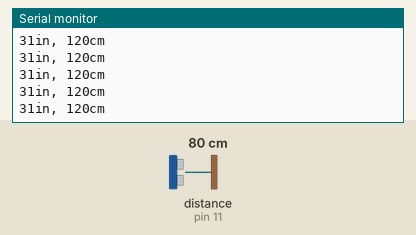
Bench run of a sketch on a simulated Arduino Uno, built with avr-gcc and run on an emulated ATmega328P. Shown: the last lines printed to the serial monitor. Wiring (inferred from the names in the program): ultrasonic range finder: trigger pin 12; echo pin 11. The test bench sets the inputs (shaded band); at power-on: distance to the obstacle (sensor on pin 11) 80 cm. The echo pulse lasts 58.3 µs per cm.

Above: at 1.2 s.
1.3 s: distance to the obstacle (sensor on pin 11) set to 60 cm
At 1.38 s:
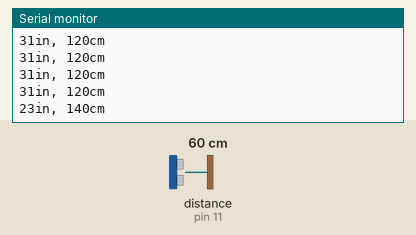
4.3 s: distance to the obstacle (sensor on pin 11) set to 2 cm
At 4.3 s:
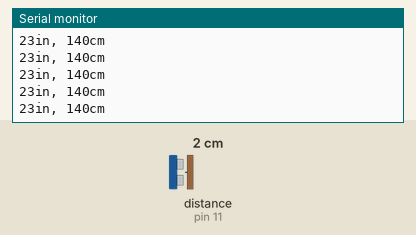
5.8 s: distance to the obstacle (sensor on pin 11) set to 299 cm
At 5.83 s:
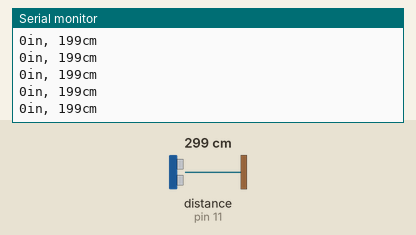
Timing chart, 0 to 8.8 s (numbered marks = the images above; inputs shaded):
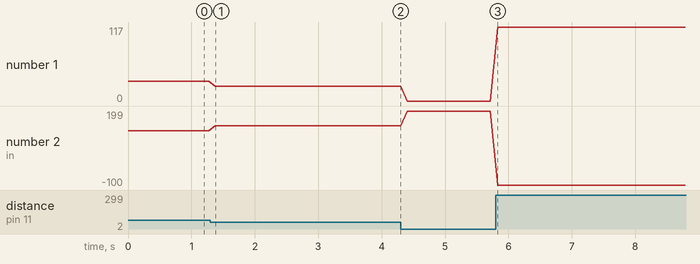

The sketch:

Height_at_200cms.ino
```cpp
const int trigPin = 12;

const int echoPin = 11;


void setup() {

Serial.begin(9600);}

void loop()

{

long duration, inches, cm;

pinMode(trigPin, OUTPUT);

digitalWrite(trigPin, LOW);

delayMicroseconds(2);

digitalWrite(trigPin, HIGH);

delayMicroseconds(10);

digitalWrite(trigPin, LOW);

pinMode(echoPin, INPUT);

duration = pulseIn(echoPin, HIGH);

inches = microsecondsToInches(duration);

cm = microsecondsToCentimeters(duration);
cm=200-cm; // place here your distance sensor height

Serial.print(inches);

Serial.print("in, ");

Serial.print(cm);

Serial.print("cm");

Serial.println();

delay(100);

}

long microsecondsToInches(long microseconds)

{return microseconds / 74 / 2;

}

long microsecondsToCentimeters(long microseconds)

{return microseconds / 29 / 2;}
```

Measured:
- after the input at 1.3 s, the serial monitor: prints a new line after 0.08 s (image 1)
- plotted number 1: 31 → 23 after the input at 1.3 s, 23 → 0 after the input at 4.3 s, 0 → 117 after the input at 5.8 s
- plotted number 2: 120 → 140 after the input at 1.3 s, 140 → 199 after the input at 4.3 s, 199 → -100 after the input at 5.8 s
